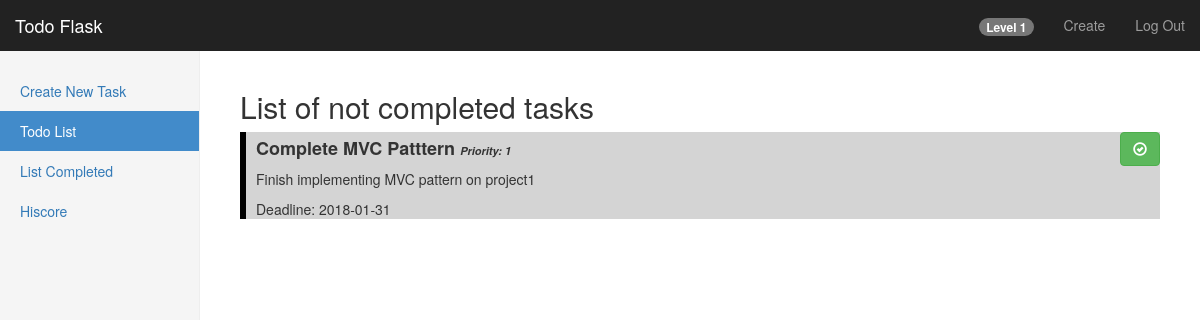
/dashboard/list (signed in), run on the app's committed database.
### models/task.py (models this page shows)
class Task(db.Model):
    id = db.Column(db.Integer, primary_key=True)
    user_id = db.Column(db.Integer, db.ForeignKey('user.id'))
    title = db.Column(db.String(50))
    description = db.Column(db.String(200))
    priority = db.Column(db.Integer)
    completed = db.Column(db.Integer)
    xp = db.Column(db.Integer)
    deadline = db.Column(db.Date)

### route.py (the view)
@app.route('/dashboard/list')
@login_required
def dashboard_list():
    tasks = view_task(author=current_user, completed='0')
    level_up(current_user)
    if request.args.get('complete') == '1':
        update_complete_task()
        return redirect(url_for('dashboard_list'))
    return render_template('/dashboard/list.html', tasks=tasks, level=get_user_level(current_user))

### controllers/experience_controller.py (called while the page is built)
def get_user_level(current_user):
    user = Experience.query.filter_by(author=current_user).first()
    return user.level

def level_up(current_user):
    user_xp = Experience.query.filter_by(author=current_user).first()
    xp_table = ExperienceTable.query.get(user_xp.level)
    if user_xp.total_xp >= xp_table.xp:
        update = Experience.query.filter_by(author=current_user.i).first()
        remainder = round(fabs(user_xp.total_xp - xp_table.xp), 1)
        update.xp = remainder
        update.level += 1
        db.session.commit()

### controllers/task_controller.py (called while the page is built)
def view_task(author, completed):
    tasks = Task.query.filter_by(author=author, completed=completed).order_by(Task.priority.desc()).all()
    return tasks

### route.py (called while the page is built)
@login_manager.user_loader
def load_user(user_id):
    return User.query.get(int(user_id))

### templates/dashboard/list.html (shortened to what this page needs)
{% extends "bootstrap/base.html" %}
{% import "bootstrap/wtf.html" as wtf %}
{% block styles %}
    {{super()}}
    <link rel="stylesheet" href="{{url_for('.static', filename='dashboard.css')}}">
    <link rel="stylesheet" href="{{url_for('.static', filename='dashboard-list.css')}}">
{% endblock %}
{% block content %}
    <nav class="navbar navbar-inverse navbar-fixed-top">
        <div class="container-fluid">
            <div class="navbar-header">
                <a class="navbar-brand" href="#">Todo Flask</a>
            </div>
            <div id="navbar" class="navbar-collapse collapse">
                <ul class="nav navbar-nav navbar-right">
                    <li><a><span class="badge">Level {{level}}</span></a></li>
                    <li><a href="/dashboard/create">Create</a></li>
                    <li><a href="/logout">Log Out</a></li>
                </ul>
            </div>
        </div>
    </nav>
    <div class="container-fluid">
        <div class="row">
            <div class="col-sm-3 col-md-2 sidebar">
                <ul class="nav nav-sidebar">
                    <li><a href="/dashboard/create">Create New Task</a></li>
                    <li class="active"><a href="/dashboard/list">Todo List</a></li>
                    <li><a href="/dashboard/complete">List Completed</a></li>
                    <li><a href="/dashboard/hiscore">Hiscore</a></li>
                </ul>
            </div>
            <div class="col-sm-9 col-sm-offset-3 col-md-10 col-md-offset-2 main">
                <h2>List of not completed tasks</h2>
                {% for task in tasks %}
                    <div class="header-title">
                        <a href="/dashboard/list?complete=1&id={{task.id}}" class="pull-right btn btn-success btn-small">
                            <span class="glyphicon glyphicon-ok-circle"></span>
                        </a>
                        <h4>{{task.title}} <span class="small-text">Priority: {{task.priority}}</span></h4>
                        <p>{{task.description}}</p>
                        <p>Deadline: {{task.deadline}}</p>
                    </div>
                {% endfor %}
            </div>
        </div>
    </div>
{% endblock %}

### static/dashboard.css (style rules this page uses)
body { padding-top: 50px; }
.navbar-fixed-top { border: 0; }
.sidebar { display: none; }
@media (min-width: 768px) { .sidebar { position: fixed; top: 51px; bottom: 0; left: 0; z-index: 1000; display: block; padding: 20px; overflow-x: hidden; overflow-y: auto; background-color: #f5f5f5; border-right: 1px solid #eee; } }
.nav-sidebar { margin-right: -21px; margin-bottom: 20px; margin-left: -20px; }
.nav-sidebar > li > a { padding-right: 20px; padding-left: 20px; }
.nav-sidebar > .active > a, .nav-sidebar > .active > a:hover, .nav-sidebar > .active > a:focus { color: #fff; background-color: #428bca; }
.main { padding: 20px; }
@media (min-width: 768px) { .main { padding-right: 40px; padding-left: 40px; } }

### static/dashboard-list.css (style rules this page uses)
.header-title { border-left: 6px solid #000000; background: #d4d4d4; height: auto; margin: -1px 0; }
.header-title > h4 { font-weight: 700; margin-left: 10px; padding-top: 7px; }
.header-title > p { margin-left: 10px; }
.small-text { font-size: 11px; font-style: italic; }

### data on the page
Task: title "Complete MVC Patttern", priority "1", description "Finish implementing MVC pattern on project1", deadline "2018-01-31"

### other printed values
{{ level }} "1"
